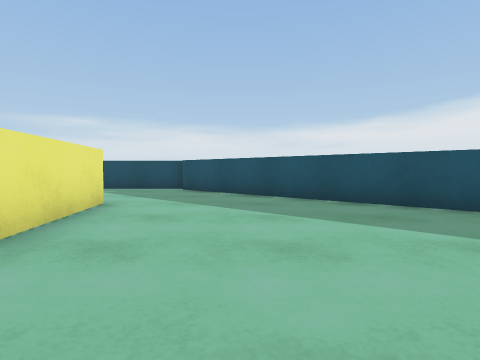
View 1 (above)

24 first-person views from a walk through a Unity game level. The camera is 0.67 m above the floor, tilts 2° down and sees 80° across. The floor is counted in squares, 1 m on a side. Each view is taken from the middle of a square. On the plan, view 1 faces up. The plan holds only what a view shows up to about 9 squares ahead; the rest is blank. The place goes on beyond the plan. Surface patterns are stand-ins for the level's own textures.

View 2
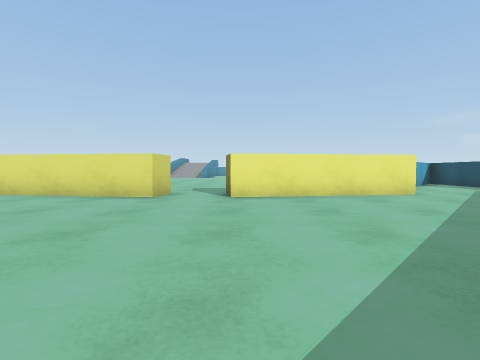

View 3
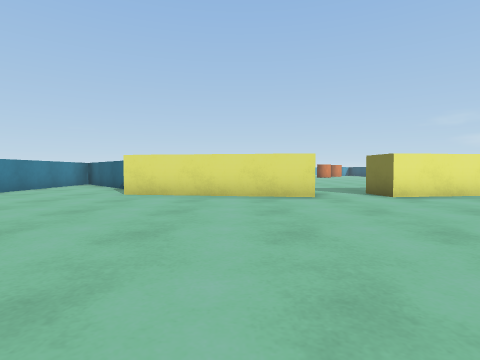

View 4
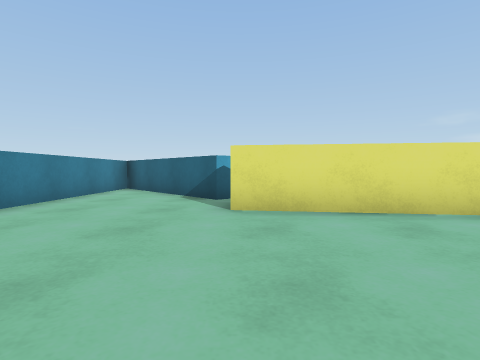

View 5
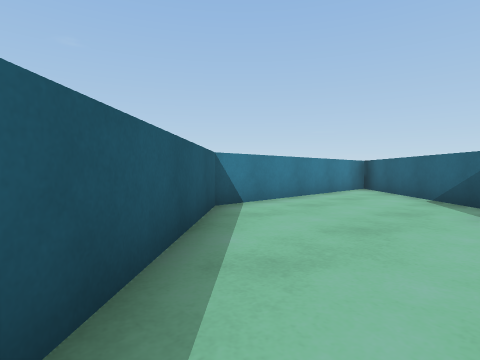

View 6
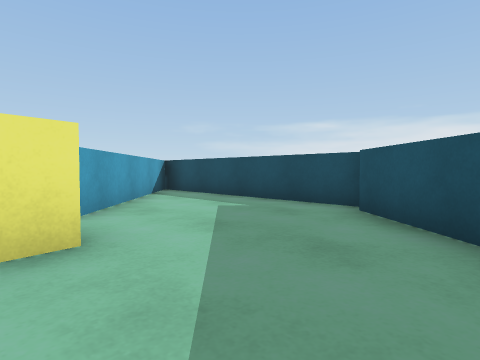

View 7
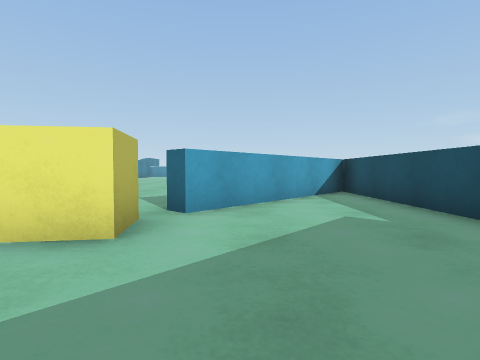

View 8
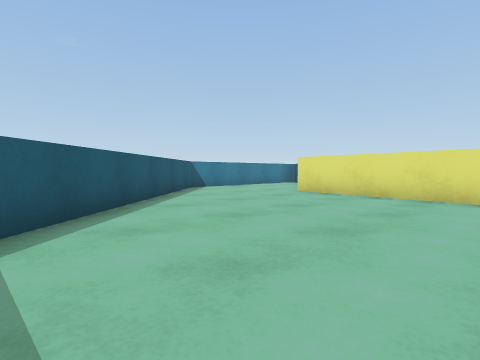

View 9
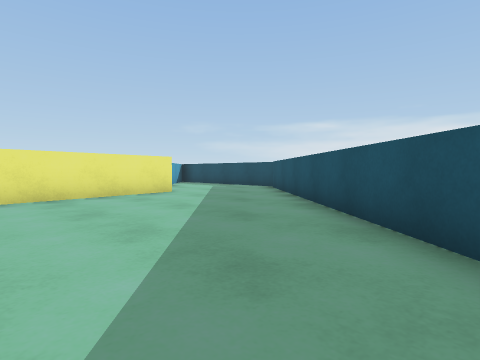

View 10
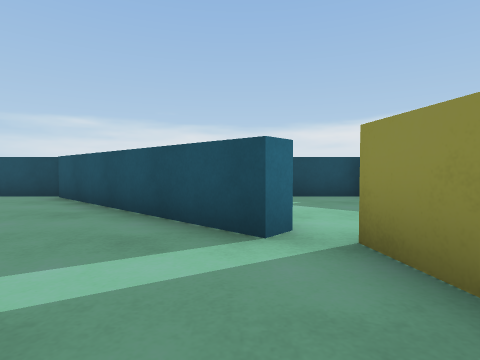

View 11
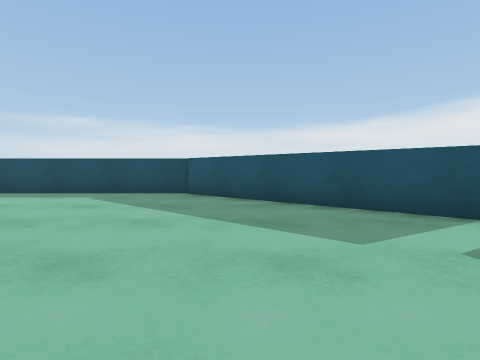

View 12
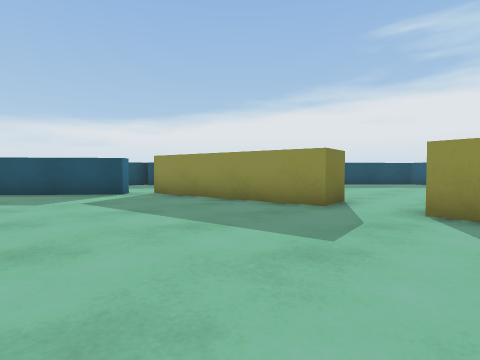

View 13
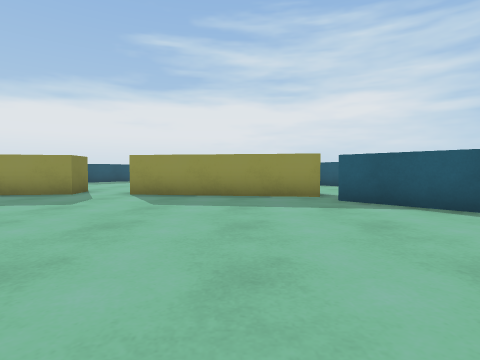

View 14
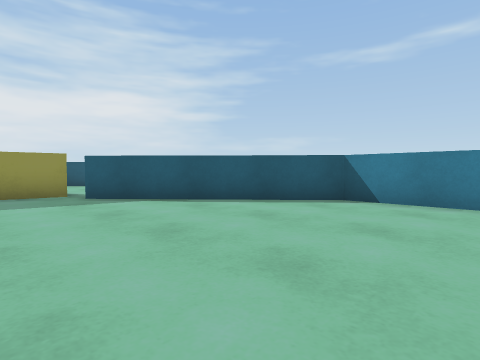

View 15
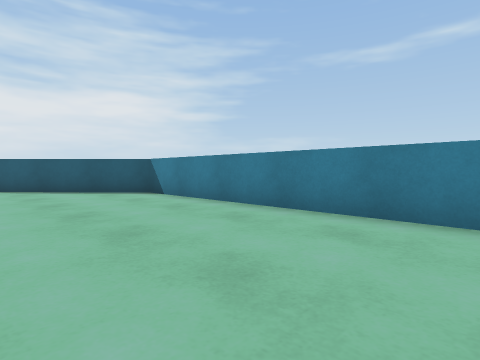

View 16
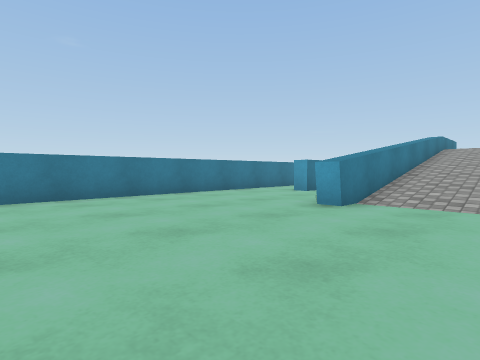

View 17
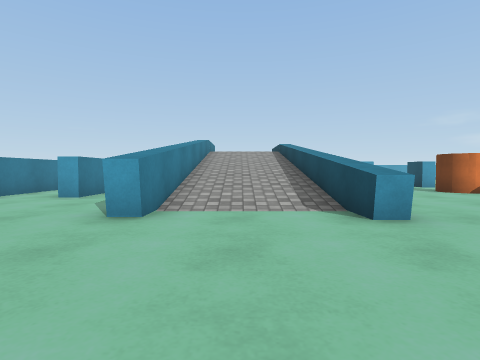

View 18
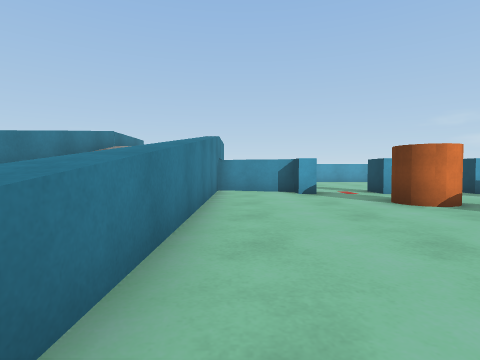

View 19
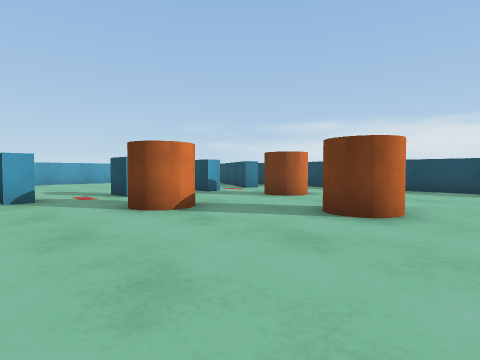

View 20
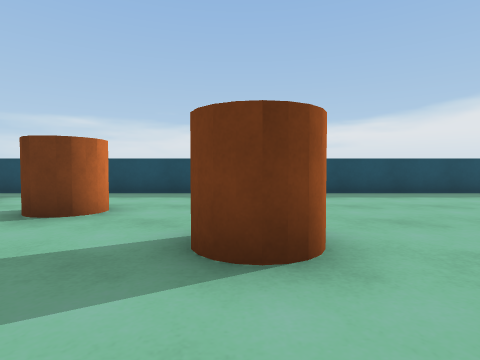

View 21
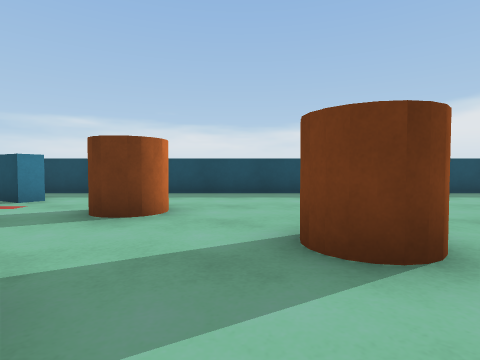

View 22
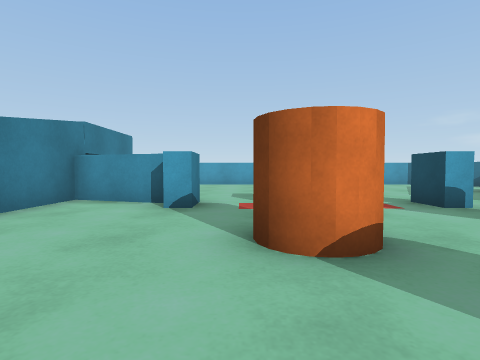

View 23
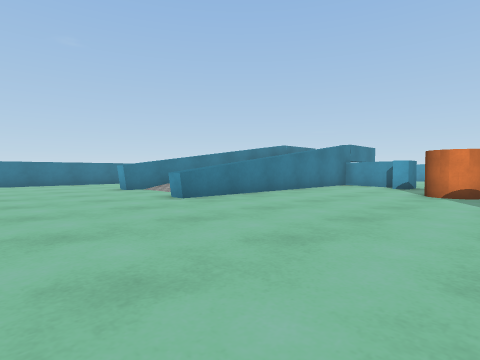

View 24
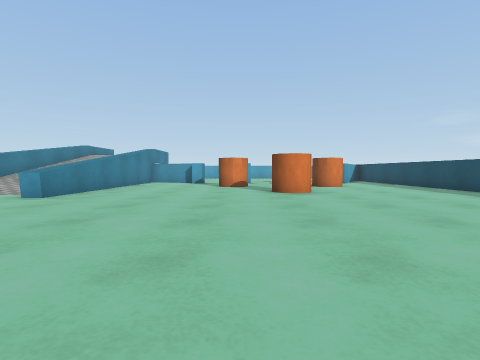

### Floor plan
Key: @ floor where view 1 was taken; # wall or solid block; x gap in a wall; . floor; / step, stairs or slope; = window, fence, low wall or low ledge; ^ raised ledge; C cylinder.
Columns run from 27 left of view 1 to 5 right of it. Each row starts with its distance up from view 1.
 11                ###########
 10 ##############....#......##
  9 ..................##......##
  8 #...........  .....##......##
  7 ...C........   .....##......###
  6 #..C.........  ......##.......##
  5 ......C.......  ........#......##
  4  .....C........  .......#.......#
  3 x..C............  ......#........
  2 ...............    .....#........
  1 #.............     .....#........
  0 #............      ........@....
 -1 .............      .....#........
 -2 ==^^^^^^^...      ......#........
 -3    /////......   .......#........
 -4   //////...... .........#........
 -5   //////...... .........#.......#
 -6 ==#######.............#x#.....###
 -7      ................##......##
 -8     ##..............##......##
 -9     ...............##......##
-10    #########################

Where each view was taken, in squares from view 1:
view 1: 0 up, 0 right, facing up
view 2: 1 up, 5 right, facing left
view 3: 3 down, 5 right, facing left
view 4: 6 down, 2 right, facing left
view 5: 6 down, 2 right, facing down-left
view 6: 5 up, 0 right, facing up-left
view 7: 7 up, 0 right, facing left
view 8: 1 down, 5 right, facing down-left
view 9: 1 up, 5 right, facing up-left
view 10: 3 up, 5 left, facing up
view 11: 2 up, 8 left, facing up
view 12: 2 down, 8 left, facing up-right
view 13: 4 down, 11 left, facing right
view 14: 4 down, 12 left, facing down-right
view 15: 6 down, 17 left, facing down-right
view 16: 3 down, 14 left, facing down-left
view 17: 4 down, 15 left, facing left
view 18: 1 down, 18 left, facing left
view 19: 0 up, 19 left, facing up-left
view 20: 2 up, 21 left, facing up
view 21: 2 up, 22 left, facing up
view 22: 2 up, 21 left, facing left
view 23: 4 up, 15 left, facing down-left
view 24: 3 up, 12 left, facing left
